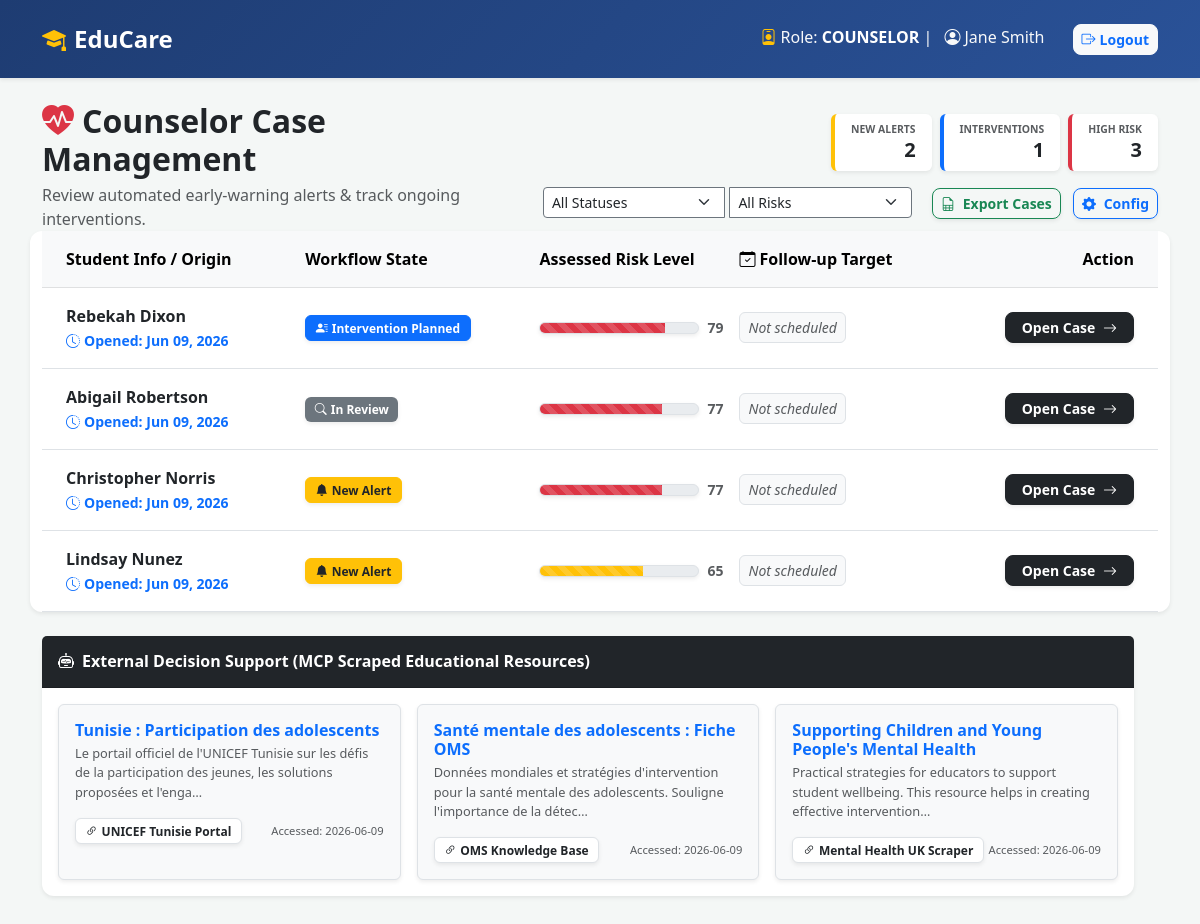
Page /counselor/ (signed in) on the committed database.
### school_app/models.py (models this page shows, shortened)
class User(AbstractUser):
    ROLE_CHOICES = (
        ('TEACHER', 'Teacher'),
        ('COUNSELOR', 'Counselor'),
        ('PRINCIPAL', 'Principal'),
    )
    role = models.CharField(max_length=20, choices=ROLE_CHOICES, default='TEACHER')
    groups = models.ManyToManyField(
        'auth.Group',
        related_name='school_app_user_groups',
        blank=True
    )
    user_permissions = models.ManyToManyField(
        'auth.Permission',
        related_name='school_app_user_permissions',
        blank=True
    )

class InterventionCase(models.Model):
    STATUS_CHOICES = (
        ('NEW', 'New Alert'),
        ('IN_REVIEW', 'In Review'),
        ('INTERVENTION', 'Intervention Planned'),
        ('FOLLOW_UP_MISSED', 'Missed Follow-up'),
        ('RESOLVED', 'Resolved'),
    )
    student = models.ForeignKey(Student, on_delete=models.CASCADE, related_name='interventions')
    counselor = models.ForeignKey(User, on_delete=models.SET_NULL, null=True, limit_choices_to={'role': 'COUNSELOR'})
    status = models.CharField(max_length=20, choices=STATUS_CHOICES, default='NEW', db_index=True)
    risk_score = models.IntegerField(default=0, db_index=True)
    created_at = models.DateTimeField(auto_now_add=True, db_index=True)
    plan_description = models.TextField(blank=True, null=True)
    follow_up_date = models.DateField(blank=True, null=True)
    resolution_notes = models.TextField(blank=True, null=True)

class Student(models.Model):
    first_name = models.CharField(max_length=50)
    last_name = models.CharField(max_length=50)
    date_of_birth = models.DateField()
    grade_level = models.CharField(max_length=20, db_index=True)
    assigned_teacher = models.ForeignKey(User, on_delete=models.SET_NULL, null=True, limit_choices_to={'role': 'TEACHER'}, db_index=True)
    def __str__(self):
        return f"{self.first_name} {self.last_name}"

### school_app/views.py (the view, shortened to what this page needs)
# urls.py: path('counselor/', views.counselor_dashboard, name='counselor_dashboard'),
@login_required
@role_required(['COUNSELOR'])
def counselor_dashboard(request):
    today = timezone.now().date()
    missed_cases = InterventionCase.objects.filter(status='INTERVENTION', follow_up_date__lt=today)
    cases = InterventionCase.objects.select_related('student').exclude(status='RESOLVED').order_by('-risk_score', 'created_at')
    status_filter = request.GET.get('status')
    risk_filter = request.GET.get('risk_level')
    if status_filter:
        cases = cases.filter(status=status_filter)
    if risk_filter == 'high':
        cases = cases.filter(risk_score__gte=75)
    elif risk_filter == 'medium':
        cases = cases.filter(risk_score__gte=40, risk_score__lt=75)
    elif risk_filter == 'low':
        cases = cases.filter(risk_score__lt=40)
    scraped_resources = []
    try:
        with open('scraped_guidelines.json', 'r') as f:
            scraped_resources = json.load(f)[:3] # Show top 3
    except:
        pass
    new_alerts_count = InterventionCase.objects.filter(status='NEW').count()
    intervention_count = InterventionCase.objects.filter(status='INTERVENTION').count()
    high_risk_count = InterventionCase.objects.filter(risk_score__gte=75).exclude(status='RESOLVED').count()
    return render(request, 'school_app/counselor_dashboard.html', {
        'cases': cases,
        'scraped_resources': scraped_resources,
        'new_alerts_count': new_alerts_count,
        'intervention_count': intervention_count,
        'high_risk_count': high_risk_count
    })

### school_app/views.py (called while the page is built, shortened)
def role_required(allowed_roles):
    def decorator(view_func):
        @wraps(view_func)
        def _wrapped_view(request, *args, **kwargs):
            if not request.user.is_authenticated:
                return redirect('login')
            return view_func(request, *args, **kwargs)
        return _wrapped_view
    return decorator

### school_app/templates/school_app/counselor_dashboard.html (shortened to what this page needs)
{% extends 'school_app/base.html' %}
{% block content %}
<div class="row mb-4 align-items-center">
    <div class="col-md-5">
        <h2 class="fw-bold mb-1"><i class="bi bi-heart-pulse-fill text-danger me-2"></i>Counselor Case Management</h2>
        <p class="text-muted mb-0">Review automated early-warning alerts & track ongoing interventions.</p>
    </div>
    <div class="col-md-7 text-end">
        <div class="d-inline-flex gap-2 mb-2">
            <div class="bg-white px-3 py-2 rounded shadow-sm border-start border-4 border-warning">
                <small class="text-muted d-block text-uppercase fw-bold" style="font-size: 0.65rem;">New Alerts</small>
                <span class="h5 fw-bold mb-0 text-dark">{{ new_alerts_count }}</span>
            </div>
            <div class="bg-white px-3 py-2 rounded shadow-sm border-start border-4 border-primary">
                <small class="text-muted d-block text-uppercase fw-bold" style="font-size: 0.65rem;">Interventions</small>
                <span class="h5 fw-bold mb-0 text-dark">{{ intervention_count }}</span>
            </div>
            <div class="bg-white px-3 py-2 rounded shadow-sm border-start border-4 border-danger">
                <small class="text-muted d-block text-uppercase fw-bold" style="font-size: 0.65rem;">High Risk</small>
                <span class="h5 fw-bold mb-0 text-dark">{{ high_risk_count }}</span>
            </div>
        </div>
        <div class="mt-2">
            <form method="get" class="d-inline-block me-2">
            <div class="input-group">
                <select name="status" class="form-select form-select-sm border-secondary" onchange="this.form.submit()">
                    <option value="">All Statuses</option>
                </select>
                <select name="risk_level" class="form-select form-select-sm border-secondary ms-1" onchange="this.form.submit()">
                    <option value="">All Risks</option>
                </select>
            </div>
        </form>
        <a href="{% url 'export_cases_csv' %}?status={{ request.GET.status|default_if_none:'' }}&risk_level={{ request.GET.risk_level|default_if_none:'' }}" class="btn btn-sm btn-outline-success fw-bold shadow-sm ms-2">
            <i class="bi bi-file-earmark-spreadsheet me-1"></i> Export Cases
        </a>
        <button type="button" class="btn btn-sm btn-outline-primary fw-bold shadow-sm ms-2" data-bs-toggle="modal" data-bs-target="#configModal">
            <i class="bi bi-gear-fill me-1"></i> Config
        </button>
    </div>
</div>
<div class="card shadow-sm border-0">
    <div class="card-body p-0">
        <table class="table table-hover align-middle mb-0">
            <thead class="table-light">
                <tr>
                    <th class="py-3 ps-4">Student Info / Origin</th>
                    <th class="py-3">Workflow State</th>
                    <th class="py-3" style="width: 200px;">Assessed Risk Level</th>
                    <th class="py-3"><i class="bi bi-calendar-check me-1"></i>Follow-up Target</th>
                    <th class="text-end py-3 pe-4">Action</th>
                </tr>
            </thead>
            <tbody>
                {% for case in cases %}
                <tr>
                    <td class="ps-4 py-3">
                        <div class="fw-bold text-dark fs-6">{{ case.student }}</div>
                        <small class="text-primary fw-bold"><i class="bi bi-clock-history me-1"></i>Opened: {{ case.created_at|date:"M d, Y" }}</small>
                    </td>
                    <td>
                        {% if case.status == 'FOLLOW_UP_MISSED' %}<span class="badge bg-danger shadow-sm border border-danger"><i class="bi bi-exclamation-triangle-fill me-1"></i>Missed Follow-up</span>
                        {% elif case.status == 'NEW' %}<span class="badge bg-warning text-dark shadow-sm border border-warning"><i class="bi bi-bell-fill me-1"></i>New Alert</span>
                        {% elif case.status == 'INTERVENTION' %}<span class="badge bg-primary shadow-sm border border-primary"><i class="bi bi-person-lines-fill me-1"></i>Intervention Planned</span>
                        {% else %}<span class="badge bg-secondary shadow-sm text-white"><i class="bi bi-search me-1"></i>{{ case.get_status_display }}</span>{% endif %}
                    </td>
                    <td>
                        <div class="d-flex align-items-center">
                            <div class="progress flex-grow-1 shadow-sm border" style="height: 12px;">
                                <div class="progress-bar progress-bar-striped progress-bar-animated {% if case.risk_score > 74 %}bg-danger{% elif case.risk_score > 40 %}bg-warning{% else %}bg-success{% endif %}"
                                     style="width: {{ case.risk_score }}%;"></div>
                            </div>
                            <span class="ms-2 fw-bold text-muted small">{{ case.risk_score }}</span>
                        </div>
                    </td>
                    <td>
                        {% if case.follow_up_date %}
                            {% if case.status == 'FOLLOW_UP_MISSED' %}
                                <span class="text-danger fw-bold"><i class="bi bi-x-circle-fill me-1"></i>{{ case.follow_up_date }}</span>
                            {% else %}
                                <span class="text-dark fw-bold">{{ case.follow_up_date }}</span>
                            {% endif %}
                        {% else %}
                            <span class="text-muted fst-italic small d-inline-block bg-light px-2 py-1 rounded border">Not scheduled</span>
                        {% endif %}
                    </td>
                    <td class="text-end pe-4">
                        <a href="{% url 'case_detail' case.id %}" class="btn btn-sm btn-dark shadow-sm px-3 fw-bold">Open Case <i class="bi bi-arrow-right ms-1"></i></a>
                    </td>
                </tr>
                {% endfor %}
            </tbody>
        </table>
    </div>
</div>
<div class="row mt-4">
    <div class="col-12">
        <div class="card border-0 shadow-sm bg-white">
            <div class="card-header bg-dark text-white py-3">
                <h6 class="mb-0 fw-bold"><i class="bi bi-robot me-2"></i>External Decision Support (MCP Scraped Educational Resources)</h6>
            </div>
            <div class="card-body p-3">
                <div class="row g-3">
                    {% for res in scraped_resources %}
                    <div class="col-md-4">
                        <div class="p-3 border rounded shadow-sm h-100 bg-light">
                            <h6 class="fw-bold mb-1 text-primary">{{ res.title }}</h6>
                            <p class="small text-muted mb-3" style="font-size: 0.8rem;">{{ res.abstract|truncatechars:120 }}</p>
                                <div class="d-flex justify-content-between align-items-center mt-auto">
                                    <a href="{{ res.source_url }}" target="_blank" class="badge bg-white text-dark border small shadow-sm text-decoration-none">
                                        <i class="bi bi-link-45deg me-1"></i>{{ res.extraction_method }}
                                    </a>
                                    <small class="text-muted" style="font-size: 0.7rem;">Accessed: {{ res.access_date|slice:":10" }}</small>
                                </div>
                        </div>
                    </div>
                    {% empty %}
                    <div class="col-12 text-center py-4 text-muted">
                        <i class="bi bi-cloud-download fs-2 d-block mb-2"></i>
                        <small>Run <code>python advanced_scraper.py</code> to fetch guidelines and refresh this knowledge base.</small>
                    </div>
                    {% endfor %}
                </div>
            </div>
        </div>
    </div>
</div>
{% endblock %}

### school_app/templates/school_app/base.html (shortened to what this page needs)
<!DOCTYPE html>
<html lang="en">
<head>
    <link href="https://cdn.jsdelivr.net/npm/bootstrap@5.3.0/dist/css/bootstrap.min.css" rel="stylesheet">
    <link rel="stylesheet" href="https://cdn.jsdelivr.net/npm/bootstrap-icons@1.11.1/font/bootstrap-icons.css">
</head>
<body>
<nav class="navbar navbar-expand-lg navbar-dark shadow-sm mb-4 py-3">
    <div class="container">
        <a class="navbar-brand fw-bold fs-4" href="#"><i class="bi bi-mortarboard-fill me-2 text-warning"></i>EduCare</a>
        <div class="ms-auto">
            {% if user.is_authenticated %}
                <span class="me-4 text-light"><i class="bi bi-person-badge text-warning me-1"></i>Role: <strong class="text-white">{{ user.role }}</strong> | <i class="bi bi-person-circle ms-2 me-1"></i>{{ user.first_name }} {{ user.last_name }}</span>
                <a href="{% url 'logout' %}" class="btn btn-light btn-sm text-primary fw-bold"><i class="bi bi-box-arrow-right me-1"></i>Logout</a>
            {% endif %}
        </div>
    </div>
</nav>
<div class="container pb-5">
    {% block content %}{% endblock %}
</div>
</body>
</html>

### school_app/templates/school_app/base.html (style rules this page uses)
body { background-color: #f4f7f6; font-family: 'Segoe UI', Tahoma, Geneva, Verdana, sans-serif; }
.navbar { background: linear-gradient(135deg, #1e3c72 0%, #2a5298 100%); }
.card { border-radius: 12px; transition: transform 0.2s, box-shadow 0.2s; }
.btn { border-radius: 8px; font-weight: 500; }
.badge { border-radius: 6px; padding: 0.5em 0.8em; }
.progress { border-radius: 10px; background-color: #e9ecef; }

### rows in the picture
User: role "COUNSELOR", first_name "Jane", last_name "Smith"
InterventionCase: student "Rebekah Dixon", created_at "Jun 09, 2026", status "INTERVENTION" (drawn), risk_score "79", shows "Not scheduled"
InterventionCase: student "Abigail Robertson", created_at "Jun 09, 2026", status "In Review", risk_score "77", shows "Not scheduled"
InterventionCase: student "Christopher Norris", created_at "Jun 09, 2026", status "NEW" (drawn), risk_score "77", shows "Not scheduled"
InterventionCase: student "Lindsay Nunez", created_at "Jun 09, 2026", status "NEW" (drawn), risk_score "65", shows "Not scheduled"

### other values in the picture
{{ new_alerts_count }} "2"
{{ intervention_count }} "1"
{{ high_risk_count }} "3"
{{ res.title }} "Tunisie : Participation des adolescents" "Santé mentale des adolescents : Fiche OMS" "Supporting Children and Young People's Mental Health"
{{ res.abstract|truncatechars:120 }} "Le portail officiel de l'UNICEF Tunisie sur les défis de la participation des jeunes, les solutions proposées et l'enga…" "Données mondiales et stratégies d'intervention pour la santé mentale des adolescents. Souligne l'importance de la détec…" "Practical strategies for educators to support student wellbeing. This resource helps in creating effective intervention…"
{{ res.extraction_method }} "UNICEF Tunisie Portal" "OMS Knowledge Base" "Mental Health UK Scraper"
{{ res.access_date|slice:":10" }} "2026-06-09" "2026-06-09" "2026-06-09"
